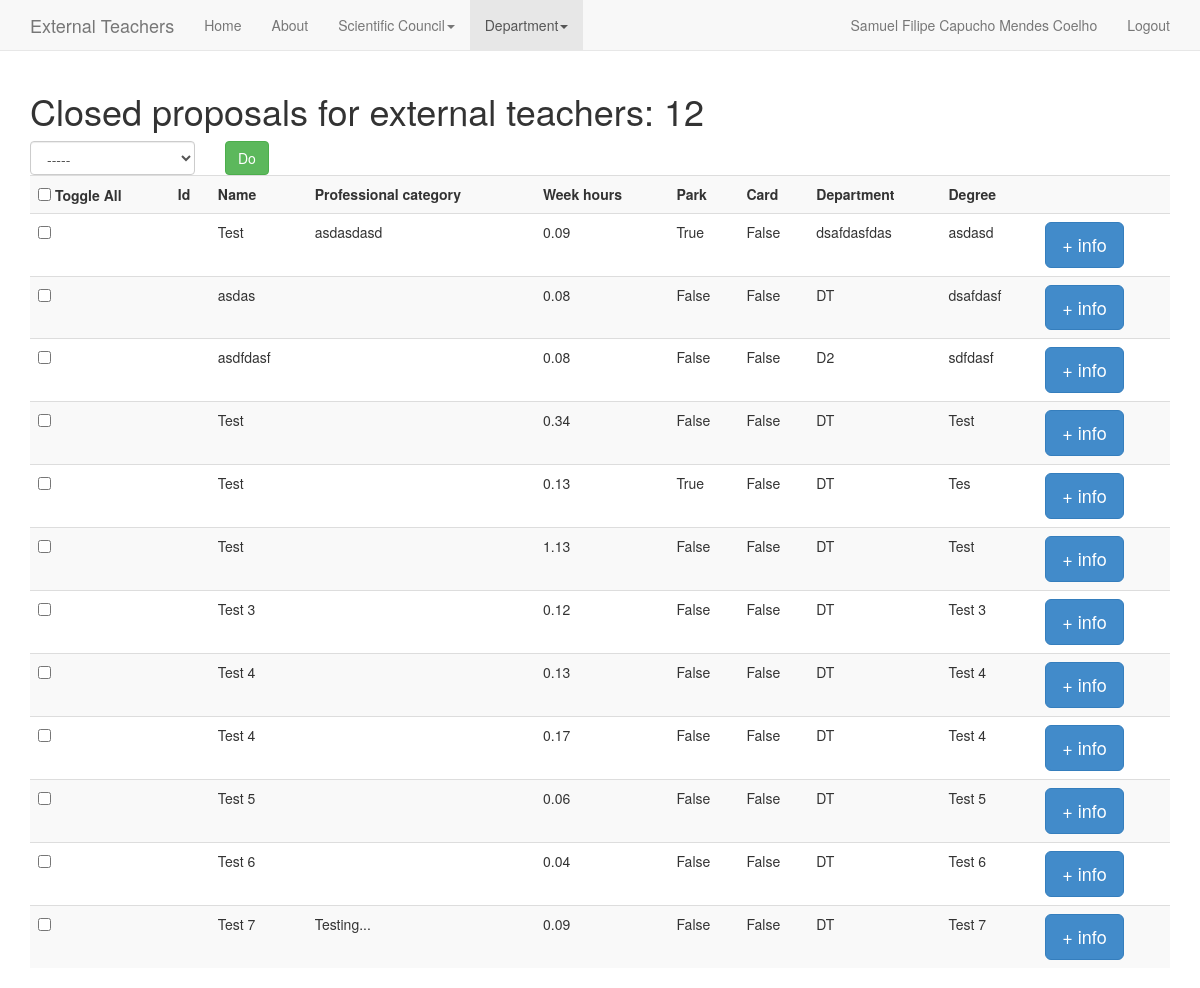
The app's page /app/dep_closed/ (signed in), older data.
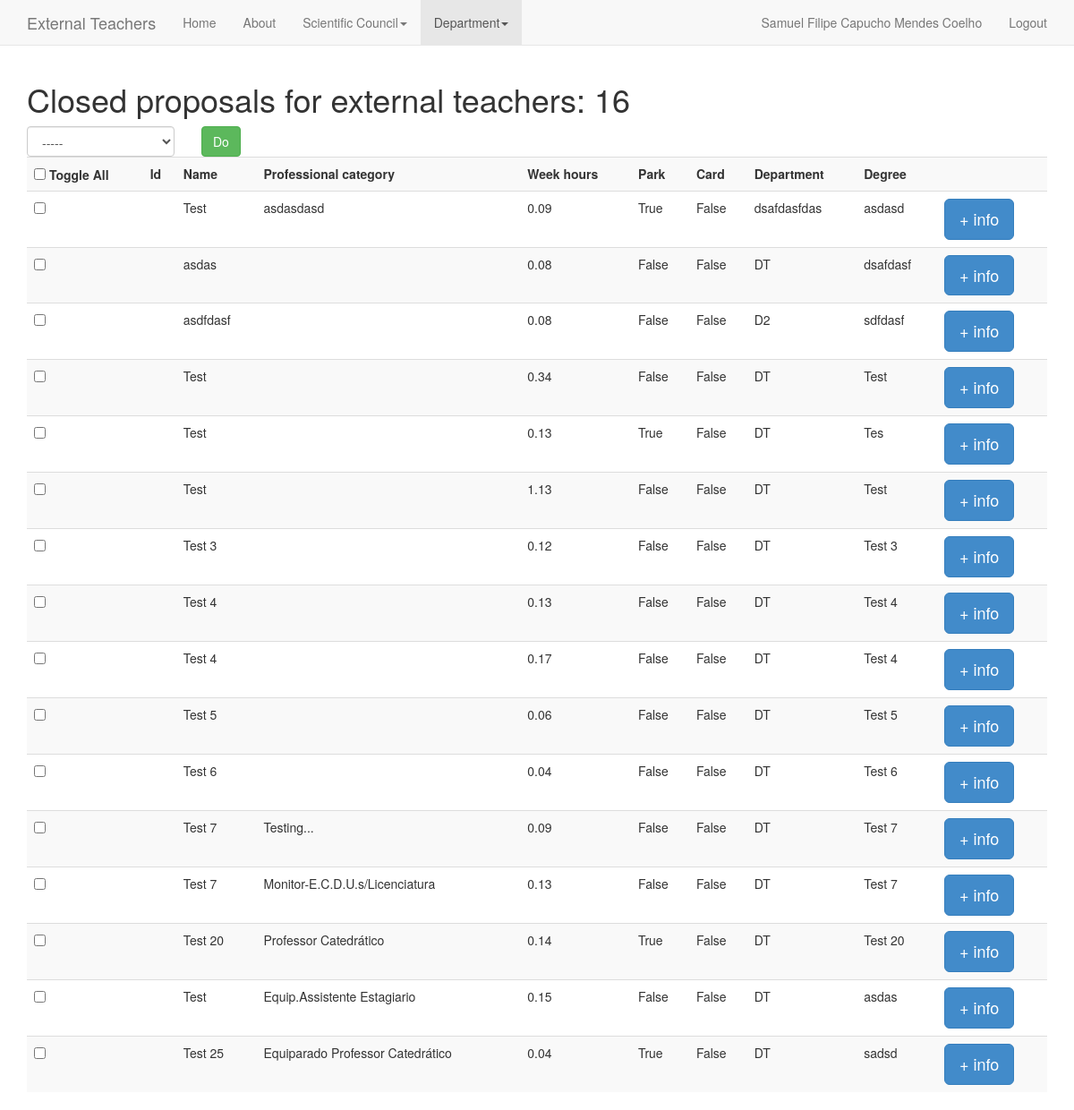
The same page, newer data.
### app/models.py (models this page shows)
class ExternalTeacher(models.Model):
	PROFESSIONAL_CATEGORIES = (('a', 'Colaborador Não Remunerado Docente'),
				   ('b','Equip.Monitor C/Lic'),
				   ('c','Equip.Prof.Associado Convidado'),
				   ('d','Equip. Assistente Convidado'),
				   ('e','Equiparado Professor Catedrático'),
				   ('f','Equiparado Professor Extraordinário'),
				   ('g','Equiparado Assistente Eventual'),
				   ('h','Segundo Assistente'),
				   ('i','Equiparado Assistente'),
				   ('j','Professor Associado Visitante'),
				   ('k','Professor Catedrático Visitante'),
				   ('l','Assistente Eventual'),
				   ('m','Equiparado Professor Auxiliar'),
				   ('n','Monitor-E.C.D.U. c/Licenciatura'),
				   ('o','Equip.Monitor S/Lic'),
				   ('p','Equip.Assistente Estagiario'),
				   ('q','Equip. Assistente'),
				   ('r','Equip.Prof.Auxiliar Convidado'),
				   ('s','Equip. Prof. Auxiliar'),
				   ('t','Monitor-E.C.D.U.s/Licenciatura'),
				   ('u','Assistente Estagiario'),
				   ('v','Assistente Convidado'),
				   ('w','Assistente'),
				   ('x','Prof Auxiliar Convidado'),
				   ('y','Professor Auxiliar'),
				   ('z','Prof Auxiliar C/Agregação'),
				   ('A','Professor Associado Convidado'),
				   ('B','Professor Associado'),
				   ('C','Professor Associado c/Agregação'),
				   ('D','Professor Catedrático Convidado'),
				   ('E','Professor Catedrático'),)
	ist_id = models.CharField(max_length=20)
	is_closed = models.BooleanField(default=False)
	close_date = models.DateTimeField('close date', null=True)
	professional_category = models.CharField(max_length=1, blank=False, choices=PROFESSIONAL_CATEGORIES)
	hours_per_week = models.DecimalField(decimal_places=2, max_digits=5)
	park = models.BooleanField(default=False)
	card = models.BooleanField(default=False)
	department = models.CharField(max_length=200)
	name = models.CharField(max_length=200)
	degree = models.CharField(max_length=200)
	course = models.CharField(max_length=200)
	course_manager = models.CharField(max_length=200)
	notes = models.CharField(max_length=200, blank=True)
	def close(self):
		self.is_closed = True
		self.close_date = datetime.now()

### app/views.py (the view)
def dep_closed(request):
	close_action = False
	export_action = True
	external_teachers = ExternalTeacher.objects.filter(is_closed = True)
	if request.method == 'POST':
		return process_action(request, external_teachers, close_action, export_action)
	context = {'external_teachers' : external_teachers, 'export_action' : export_action}
	return render(request, 'app/dep_closed.html', context)

### app/templates/app/dep_closed.html
{% extends "app/base.html" %}
{% block navbar_dep_active %}
active
{% endblock %}
{% block content %}
<h1>Closed proposals for external teachers: {{ external_teachers.count }}</h1>
{% include "app/external_teachers_list.html" %}
{% endblock %}

### app/templates/app/external_teachers_list.html (shortened to what this page needs)
<form role="form" method="post" action="">
	<div class="row">
		<div class="col-xs-2">
			<select class="form-control" name="action">
				<option>-----</option>
			</select>
		</div>
		<div class="col-xs-4">
			<div class="btn-group">
				<input type="submit" class="btn btn-default btn-success" value="Do">
			</div>
		</div>
	</div>
	<div class="table-responsive">
		<table class="table table-striped">
			<tr>
				<th><input type="checkbox" onClick="toggle(this)" /> Toggle All</th>
				<th>Id</th>
				<th>Name</th>
				<th>Professional category</th>
				<th>Week hours</th>
				<th>Park</th>
				<th>Card</th>
				<th>Department</th>
				<th>Degree</th>
				<th></th>
			</tr>
			{% for external_teacher in external_teachers %}
			<tr>
				<td>
					<div class="input-group">
						<input type="checkbox" name="external_teachers" value="{{ external_teacher.id }}"/>
					</div>
				<td>{{ external_teacher.ist_id }}</td>
				<td>{{ external_teacher.name }}</td>
				{% if request.session.is_scientific_council_member and close_action %}
				<td>
					<div class="form-group">
						<select class="form-control" name="professional_category{{ external_teacher.id }}" id="{{ external_teacher.id }}" placeholder="" value="{{ external_teacher.professional_category }}">
							{% for category in pro_categories %}
							<option value="{{ category.0 }}">{{ category.1 }}</option>
							{% endfor %}
					</div>
				</td>
				{% else %}
				<td>{{ external_teacher.get_professional_category_display }}</td>
				{% endif %}
				<td>{{ external_teacher.hours_per_week|floatformat:2 }}</td>
				{% if request.session.is_scientific_council_member and close_action %}
				<td>
					<div class="form-group">
						<input type="checkbox" name="park" value="{{ external_teacher.id }}" {% if external_teacher.park %} checked {% endif %}>
						</input>
					</div>
				</td>
				<td>
					<div class="form-group">
						<input type="checkbox" name="card" value="{{ external_teacher.id}}" {% if external_teacher.card %} checked {% endif %}>
						</input>
					</div>
				</td>
				{% else %}
				<td>{{ external_teacher.park }}</td>
				<td>{{ external_teacher.card }}</td>
				{% endif %}
				<td>{{ external_teacher.department }}</td>
				<td>{{ external_teacher.degree }}</td>
				<td>
					<button class="btn btn-primary btn-lg" data-toggle="modal" data-target="#modal{{ external_teacher.id }}">
						+ info
					</button>
											</tr>
										</table>
									</div>
								</div>
			{% endfor %}

Row changes from the older to the newer data that the page shows:
added ExternalTeacher: name "Test 7", professional_category "Monitor-E.C.D.U.s/Licenciatura", hours_per_week "0.13", park "False", card "False", department "DT", degree "Test 7"
added ExternalTeacher: name "Test 20", professional_category "Professor Catedrático", hours_per_week "0.14", park "True", card "False", department "DT", degree "Test 20"
added ExternalTeacher: name "Test", professional_category "Equip.Assistente Estagiario", hours_per_week "0.15", park "False", card "False", department "DT", degree "asdas"
added ExternalTeacher: name "Test 25", professional_category "Equiparado Professor Catedrático", hours_per_week "0.04", park "True", card "False", department "DT", degree "sadsd"
Text that changed along with them:
{{ external_teachers.count }}: "12" → "16"
